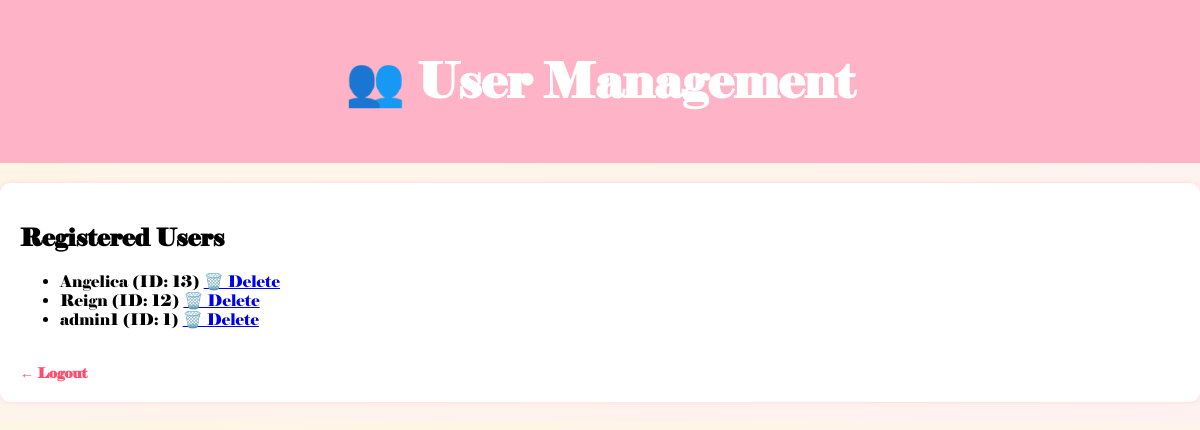
The app's page /users (signed in) with its own data.
### tables this page shows
CREATE TABLE users (
            id INTEGER PRIMARY KEY AUTOINCREMENT,
            username TEXT UNIQUE NOT NULL,
            password TEXT NOT NULL
        , bio TEXT, contact TEXT, profile_pic TEXT);

### app.py (the view)
@app.route('/users')
def users():
    if session.get('user_id') != 1:
        return redirect('/')
    conn = sqlite3.connect('users.db')
    c = conn.cursor()
    c.execute('SELECT id, username FROM users')
    users = c.fetchall()
    conn.close()
    return render_template('user_list.html', users=users)

### templates/user_list.html (shortened to what this page needs)
<!DOCTYPE html>
<html>
<head>
    <link rel="stylesheet" href="/static/style.css">
</head>
<body>
    <div class="app-title">
        <h1>👥 User Management</h1>
    </div>
    <div class="task-box">
    <h2>Registered Users</h2>
    <ul>
        {% for user in users %}
        <li>
            {{ user[1] }} (ID: {{ user[0] }})
            <a href="/delete_user/{{ user[0] }}" onclick="return confirm('Are you sure you want to delete this user?')">🗑️ Delete</a>
        </li>
        {% endfor %}
    </ul>
    <a href="/logout" class="logout">← Logout</a>
</div>
</body>
</html>

### static/style.css (style rules this page uses)
body { background: linear-gradient(to bottom right, #fef6e4, #fff1f1); font-family: 'Elephant', 'Georgia', serif; margin: 0; padding: 0; }
h1, h2, .app-title { font-family: 'Elephant', serif; }
.app-title { background-color: #ffb3c6; color: white; padding: 20px; text-align: center; font-size: 24px; font-weight: bold; }
.page-container, .task-box, .auth-box { background-color: #ffffff; border-radius: 10px; box-shadow: 0 0 5px #ffd6d6; padding: 20px; margin: 20px auto; }
.back-link, .logout, .edit-link, .switch-link a, .file-link { color: #ff4d6d; text-decoration: underline; font-size: 14px; }
.logout { display: inline-block; margin-top: 20px; color: #ff4d6d; text-decoration: none; font-weight: bold; }

### records on screen
users: username "Angelica", id "13"
users: username "Reign", id "12"
users: username "admin1", id "1"
